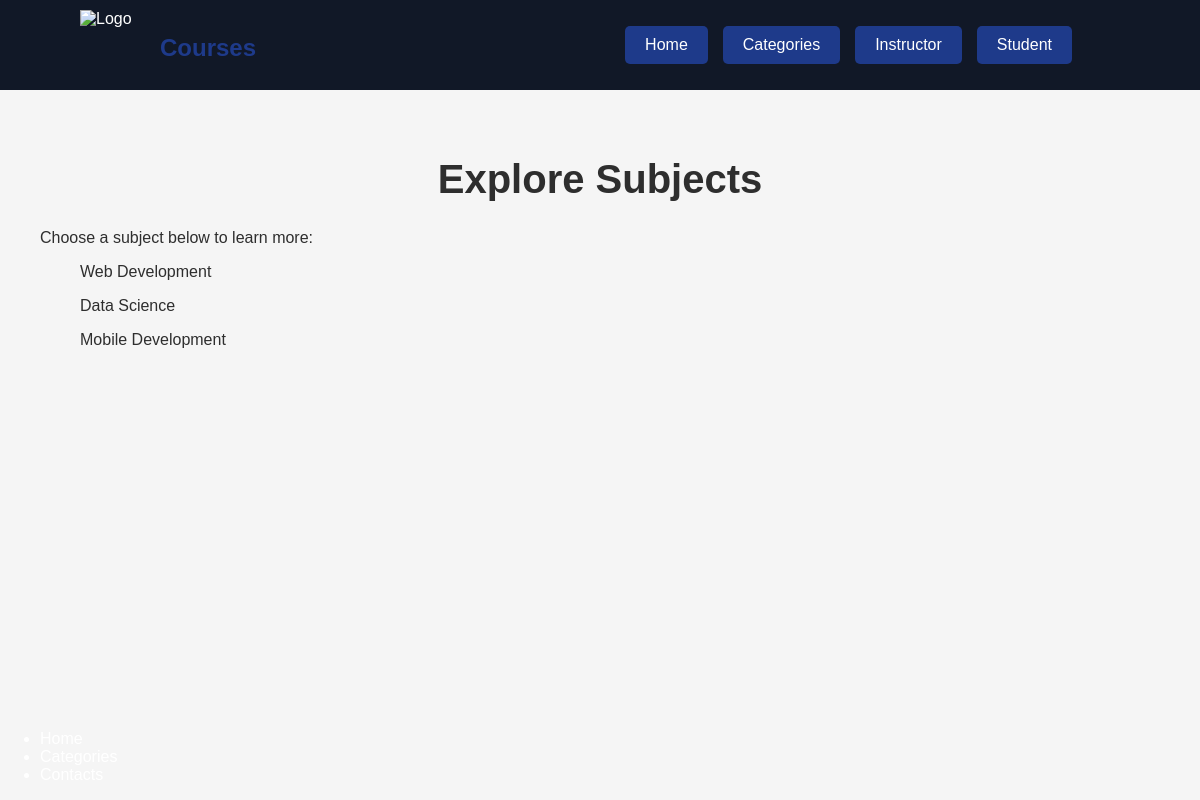
The page /categories on the database as committed earlier.
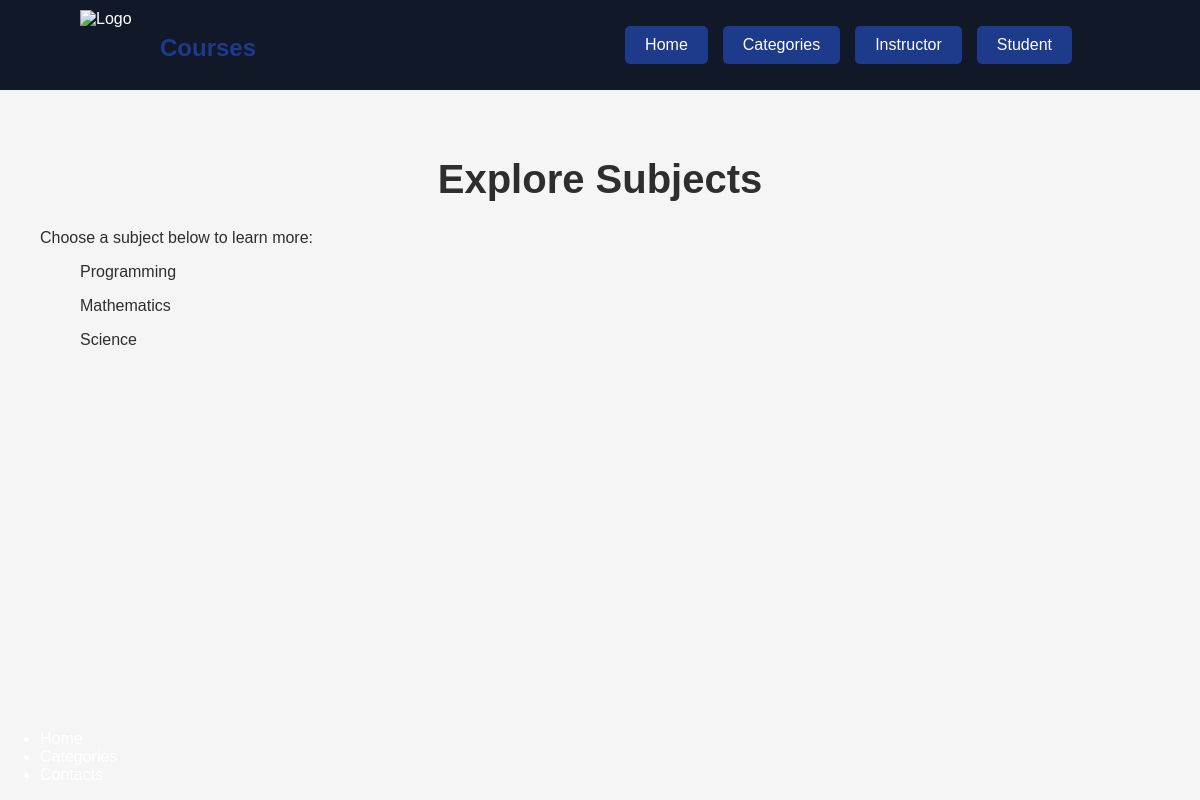
The same page on the database as committed later.
### courses/models.py (models this page shows, shortened)
class Category(models.Model):
    name = models.CharField(max_length=100)
    description = models.TextField()

### courses/views.py (the view)
# urls.py: path('categories', views.categories, name='categories'),
def categories(request):
    categories = Category.objects.all()
    if request.user.is_authenticated:
        is_student = request.user.profile.is_student()
        is_tutor = request.user.profile.is_tutor()
    else:
        is_student = False
        is_tutor = False
    return render (request, 'categories.html', {
        'categories': categories,
        'is_student': is_student,
        'is_tutor': is_tutor
    })

### courses/templatetags/shared_tags.py (called while the page is built)
@register.inclusion_tag('header.html', takes_context=True)
def show_header(context):
    if context.request.user.is_authenticated:
        is_student = context.request.user.profile.is_student()
        is_tutor = context.request.user.profile.is_tutor()
    else:
        is_student = False
        is_tutor = False
    return {
        'is_student': is_student,
        'is_tutor': is_tutor
    }

### courses/templates/categories.html (shortened to what this page needs)
{% load static %}
{% load shared_tags %}
<!DOCTYPE html>
<html lang="en">
<head>
    <link rel="stylesheet" href="{% static 'css/styles.css' %}">
</head>
<body>
    {% show_header %}
    <main>
        <div class="middle">
            <h1>Explore Subjects</h1>
        </div>
        <p>Choose a subject below to learn more:</p>
        <div class="subject-container">
            <ul>
                {% for category in categories %}
                <p>{{ category.name }}</p>
                {% endfor %}
            </ul>
        </div>
    </main>
    {% include 'footer.html' %}
</body>
</html>

Rows that differ between the two databases and show on the page:
removed Category: name "Mobile Development"
changed Category: name "Web Development" → "Programming"
changed Category: name "Data Science" → "Mathematics"
added Category: name "Science"
